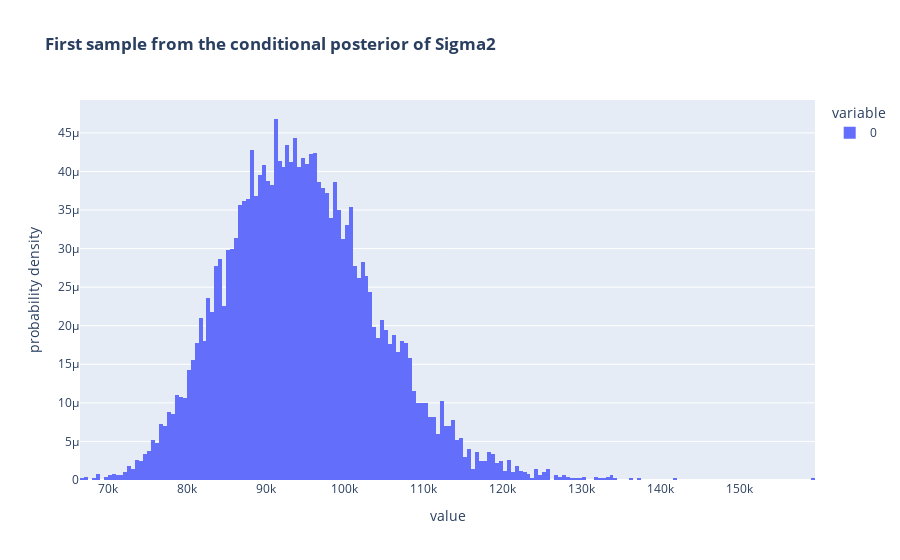

Here is the notebook cell this chart was saved with:
### Code cell
plot_hist(sample_sigma2_post(data0, 10000), 
          f"<b>First sample from the conditional posterior of Sigma2</b>"
         )

### Figure 1 — Plotly figure (JSON) as saved in the notebook; plotly's stock layout.template omitted (floating-point values rounded to 4 significant figures; data arrays with more than 128 entries replaced by an {"elided": "..."} marker saying what was removed)
{"data": [{"alignmentgroup": "True", "bingroup": "x", "histnorm": "probability density", "hovertemplate": "variable=0<br>value=%{x}<br>probability density=%{y}<extra></extra>", "legendgroup": "0", "marker": {"color": "#636efa", "pattern": {"shape": ""}}, "name": "0", "nbinsx": 400, "offsetgroup": "0", "orientation": "v", "showlegend": true, "type": "histogram", "x": {"elided": "10000 float values"}, "xaxis": "x", "yaxis": "y"}], "layout": {"barmode": "relative", "legend": {"title": {"text": "variable"}, "tracegroupgap": 0}, "title": {"text": "<b>First sample from the conditional posterior of Sigma2</b>"}, "xaxis": {"anchor": "y", "domain": [0, 1], "title": {"text": "value"}}, "yaxis": {"anchor": "x", "domain": [0, 1], "title": {"text": "probability density"}}}}
